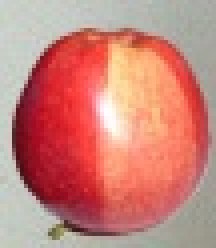
#> input picture images/test/Apple/785 (2).jpg, 54 x 62 px, given as the content of the folder /Users/mac/PycharmProjects/PR/images/train, which was not available (shown 4 times larger)
$ python Main.py
#> lines starting #> are read from the running program, lines starting #| are printed output that depends on the picture; pictures that were not available may be replaced by others from this repository, and a replacement may not be noted
import numpy as np
import cv2
from sklearn.svm import SVC
from sklearn.cluster import KMeans
from matplotlib import pyplot as plt
from sklearn.preprocessing import StandardScaler
from glob import glob

class BOV:
    def __init__(self, no_clusters):
        self.no_clusters = no_clusters
        self.train_path = None
        self.test_path = None
        self.images = None
        self.trainImageCount = 0
        self.train_labels = np.array([])
        self.name_dict = {}
        self.descriptor_list = []
        self.sift_object = cv2.xfeatures2d.SIFT_create()
        self.kmeans_obj = KMeans(n_clusters=no_clusters)
        self.kmeans_ret = None
        self.descriptor_vstack = None
        self.mega_histogram = None
        self.clf = SVC(C=.1, kernel='linear')

    def cluster(self):
        """
        cluster using KMeans algorithm,

        """
        self.kmeans_ret = self.kmeans_obj.fit_predict(self.descriptor_vstack)

    # [28 lines left out: functions developVocabulary, standardize, not called in this run]

    def formatND(self, l):
        """
        restructures list into vstack array of shape
        M samples x N features for sklearn

        """
        vStack = np.array(l[0])
        for remaining in l:
            vStack = np.vstack((vStack, remaining))
        self.descriptor_vstack = vStack.copy()
        return vStack

    # [5 lines left out: function train, not called in this run]

    def predict(self, iplist):
        predictions = self.clf.predict(iplist)
        return predictions

    # [16 lines left out: function plotHist, not called in this run]


    def gray(self, image):
        gray = cv2.cvtColor(image, cv2.COLOR_BGR2GRAY)
        return gray

    def features(self, image):
        keypoints, descriptors = self.sift_object.detectAndCompute(image, None)
        return [keypoints, descriptors]

    def getFiles(self, path):
        imlist = {}
        count = 0
        for each in glob(path + "*"):
            word = each.split("/")[-1]
            imlist[word] = []
            for imagefile in glob(path + word + "/*"):
                im = cv2.imread(imagefile, 0)
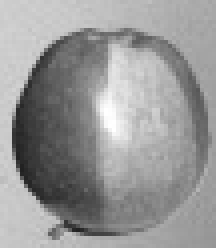
#> im: shape (62, 54) (shown 4 times larger); min 33, max 255, mean 151.3
                imlist[word].append(im)
                count += 1
        return imlist, count

    def trainModel(self):
        # read file. prepare file lists.
        self.images, self.trainImageCount = self.getFiles(self.train_path)
        # extract SIFT Features from each image
        label_count = 0
        count = 0
        for word, imlist in self.images.items():
            self.name_dict[str(label_count)] = word
            for im in imlist:
                self.train_labels = np.append(self.train_labels, label_count)
                kp, des = self.features(im)
                self.descriptor_list.append(des)
            label_count += 1
#> this loop made 1 pass
#> label_count on pass 1: 1
#> after the loop, label_count = 1; self.descriptor_list = 1 item; self.name_dict = {'0': '785 (2).jpg'}
        # perform clustering
        self.formatND(self.descriptor_list)
#> the loop in formatND, `for remaining in l:` made 1 pass
#> pass 1, in formatND, `vStack = np.vstack((vStack, remaining))`:
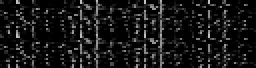
#> vStack: shape (34, 128) float32 (shown 2 times larger); min 0, max 194, mean 22.1
        self.cluster()
        self.developVocabulary(n_images=self.trainImageCount, descriptor_list=self.descriptor_list)
        self.standardize()
        self.train(self.train_labels)

    # [55 lines left out: functions recognize, testModel, not called in this run]

    def print_vars(self):
        pass


bov = BOV(100)
bov.test_path = "/Users/mac/PycharmProjects/PR/images/test/"
bov.train_path = "/Users/mac/PycharmProjects/PR/images/train/"
#> (the run stopped early here; a loop or call above may not have finished)

$ run again, on images/test/Car/img128.jpg
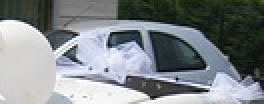
#> input picture images/test/Car/img128.jpg, 132 x 52 px, given as the content of the folder /Users/mac/PycharmProjects/PR/images/train, which was not available (shown 2 times larger)
#> in getFiles, `im = cv2.imread(imagefile, 0)`:
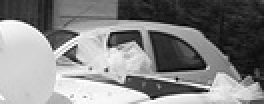
#> im: shape (52, 132) (shown 2 times larger); min 1, max 255, mean 132.1
#> the loop in trainModel, `for word, imlist in self.images.items():` made 1 pass
#> label_count on pass 1: 1
#> after the loop in trainModel, `for word, imlist in self.images.items():`: label_count = 1; self.descriptor_list = 1 item; self.name_dict = {'0': 'img128.jpg'}
#> the loop in formatND, `for remaining in l:` made 1 pass
#> pass 1, in formatND, `vStack = np.vstack((vStack, remaining))`:
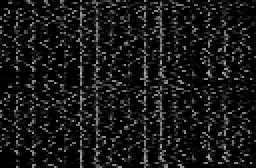
#> vStack: shape (84, 128) float32 (shown 2 times larger); min 0, max 175, mean 23.7

$ run again, on images/test/Cat/img1.jpg
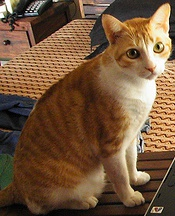
#> input picture images/test/Cat/img1.jpg, 175 x 216 px, given as the content of the folder /Users/mac/PycharmProjects/PR/images/train, which was not available
#> in getFiles, `im = cv2.imread(imagefile, 0)`:
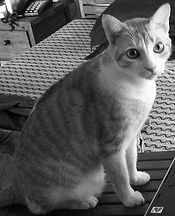
#> im: shape (216, 175); min 0, max 255, mean 92.1
#> the loop in trainModel, `for word, imlist in self.images.items():` made 1 pass
#> label_count on pass 1: 1
#> after the loop in trainModel, `for word, imlist in self.images.items():`: label_count = 1; self.descriptor_list = 1 item; self.name_dict = {'0': 'img1.jpg'}
#> the loop in formatND, `for remaining in l:` made 1 pass
#> pass 1, in formatND, `vStack = np.vstack((vStack, remaining))`:
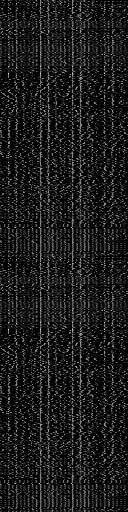
#> vStack: shape (512, 128) float32; min 0, max 211, mean 27.5
#> self.kmeans_ret = 512 values, max 99 at index 14, min 0 at index 24, mean 36.85
#> the loop in developVocabulary, `for i in range(n_images):` made 1 pass
#> after the loop in developVocabulary, `for i in range(n_images):`: old_count = 256

$ run again, on images/test/Cat/img39.jpg
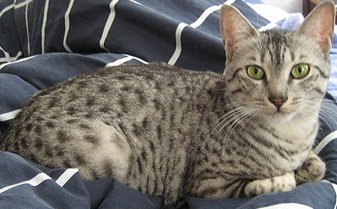
#> input picture images/test/Cat/img39.jpg, 337 x 209 px, given as the content of the folder /Users/mac/PycharmProjects/PR/images/train, which was not available
#> in getFiles, `im = cv2.imread(imagefile, 0)`:
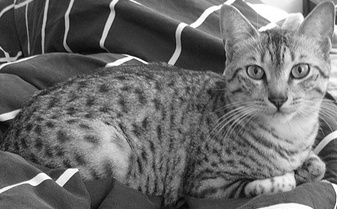
#> im: shape (209, 337); min 0, max 255, mean 108.4
#> the loop in trainModel, `for word, imlist in self.images.items():` made 1 pass
#> label_count on pass 1: 1
#> after the loop in trainModel, `for word, imlist in self.images.items():`: label_count = 1; self.descriptor_list = 1 item; self.name_dict = {'0': 'img39.jpg'}
#> the loop in formatND, `for remaining in l:` made 1 pass
#> pass 1, in formatND, `vStack = np.vstack((vStack, remaining))`:
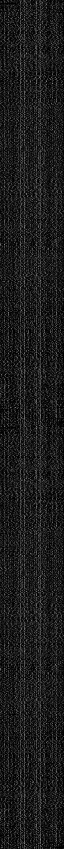
#> vStack: shape (1698, 128) float32 (shown at 1/2 size); min 0, max 209, mean 28
#> self.kmeans_ret = 1698 values, max 99 at index 83, min 0 at index 82, mean 46.91
#> the loop in developVocabulary, `for i in range(n_images):` made 1 pass
#> after the loop in developVocabulary, `for i in range(n_images):`: old_count = 849
